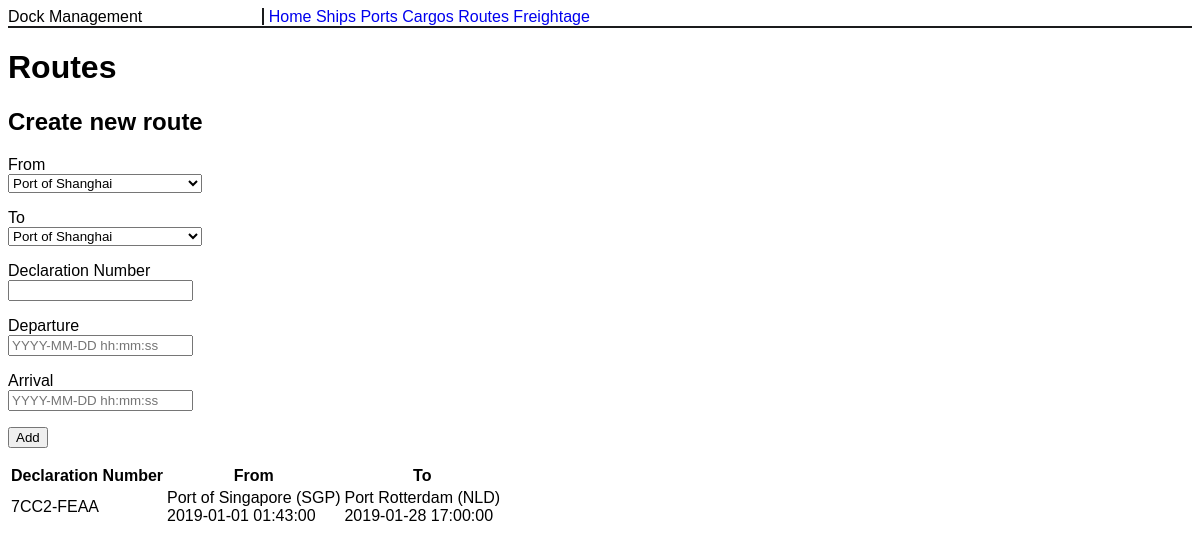
/routes, run on the app's committed database.
### entities.py (models this page shows, shortened)
class Route:
    route_id = None

class Port:
    port_id = None

### app.py (the view, shortened to what this page needs)
    @app.route('/routes', methods=['GET', 'POST'])
    def get_all_routes():
        session = Session()
        ports = session.query(Port).all()
        form = RouteForm(ports=ports)
        routes = session.query(Route).all()
        return render_template('routes.html', routes=routes, form=form)

### forms.py
class RouteForm(FlaskForm):
    from_port = SelectField('From', coerce=int, choices=None, validators=[DataRequired()])
    to_port = SelectField('To', coerce=int, choices=None, validators=[DataRequired()])
    declaration_num = StringField('Declaration Number', validators=[DataRequired(), Length(max=32)])
    departure_date = DateTimeField('Departure')
    arrival_date = DateTimeField('Arrival')
    submit = SubmitField('Add')
    def __init__(self, *args, **kwargs):
        ports = kwargs.pop('ports', None)
        super(RouteForm, self).__init__(*args, **kwargs)
        if ports is not None:
            self.from_port.choices = [(port.port_id, port.name) for port in ports]
            self.to_port.choices = [(port.port_id, port.name) for port in ports]

### templates/routes.html (shortened to what this page needs)
{% extends 'base.html' %}
{% from "_formhelpers.html" import render_field %}
{% block content %}
<h1>Routes</h1>
<form action="" method="POST">
    <h2>Create new route</h2>
    {{ render_field(form.from_port, required=True) }}
    {{ render_field(form.to_port, required=True) }}
    {{ render_field(form.declaration_num, required=True) }}
    {{ render_field(form.departure_date, placeholder="YYYY-MM-DD hh:mm:ss") }}
    {{ render_field(form.arrival_date, placeholder="YYYY-MM-DD hh:mm:ss") }}
    <p>{{ form.submit() }}</p>
</form>
<table>
    <thead>
    <tr>
        <th>Declaration Number</th>
        <th>From</th>
        <th>To</th>
    </tr>
    </thead>
    <tbody>
    {% for route in routes %}
    <tr>
        <td>{{ route.declaration_num }}</td>
        <td>
            <div>{{ route.from_port.name + " (" + route.from_port.country + ")" }}</div>
            <div>{{ route.departure_date }}</div>
        </td>
        <td>
            <div class="port">{{ route.to_port.name + " (" + route.to_port.country + ")" }}</div>
            <div class="date">{{ route.arrival_date }}</div>
        </td>
    </tr>
    {% endfor %}
    </tbody>
</table>
{% endblock %}

### templates/base.html (style rules this page uses)
* { font-family: 'Avenir', Helvetica, Arial, sans-serif; }

### data on the page
Route: declaration_num "7CC2-FEAA", from_port "Port of Singapore (SGP)", departure_date "2019-01-01 01:43:00", to_port "Port Rotterdam (NLD)", arrival_date "2019-01-28 17:00:00"

### other printed values
{{ field.label }} "From To Declaration Number Departure Arrival"
